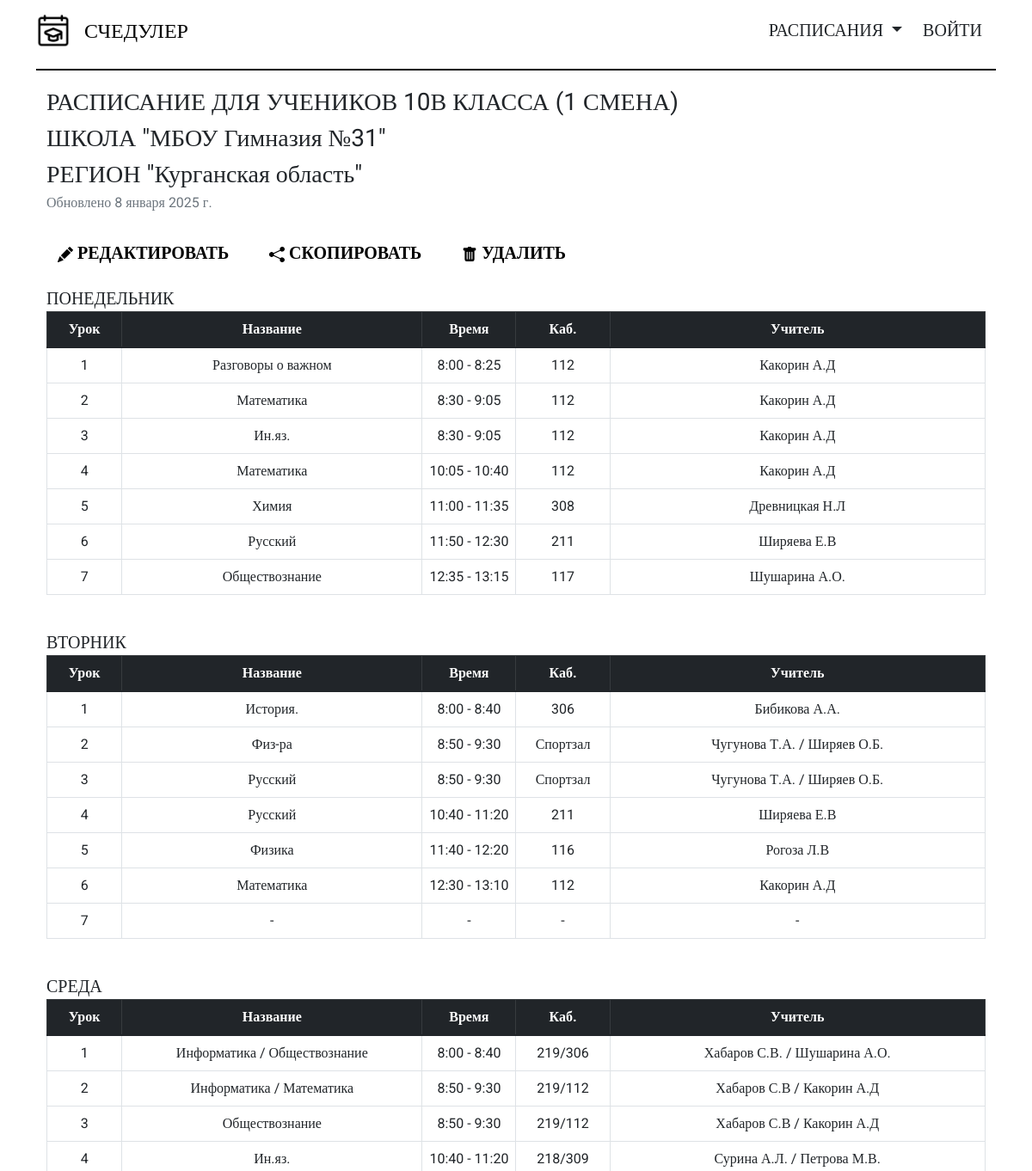
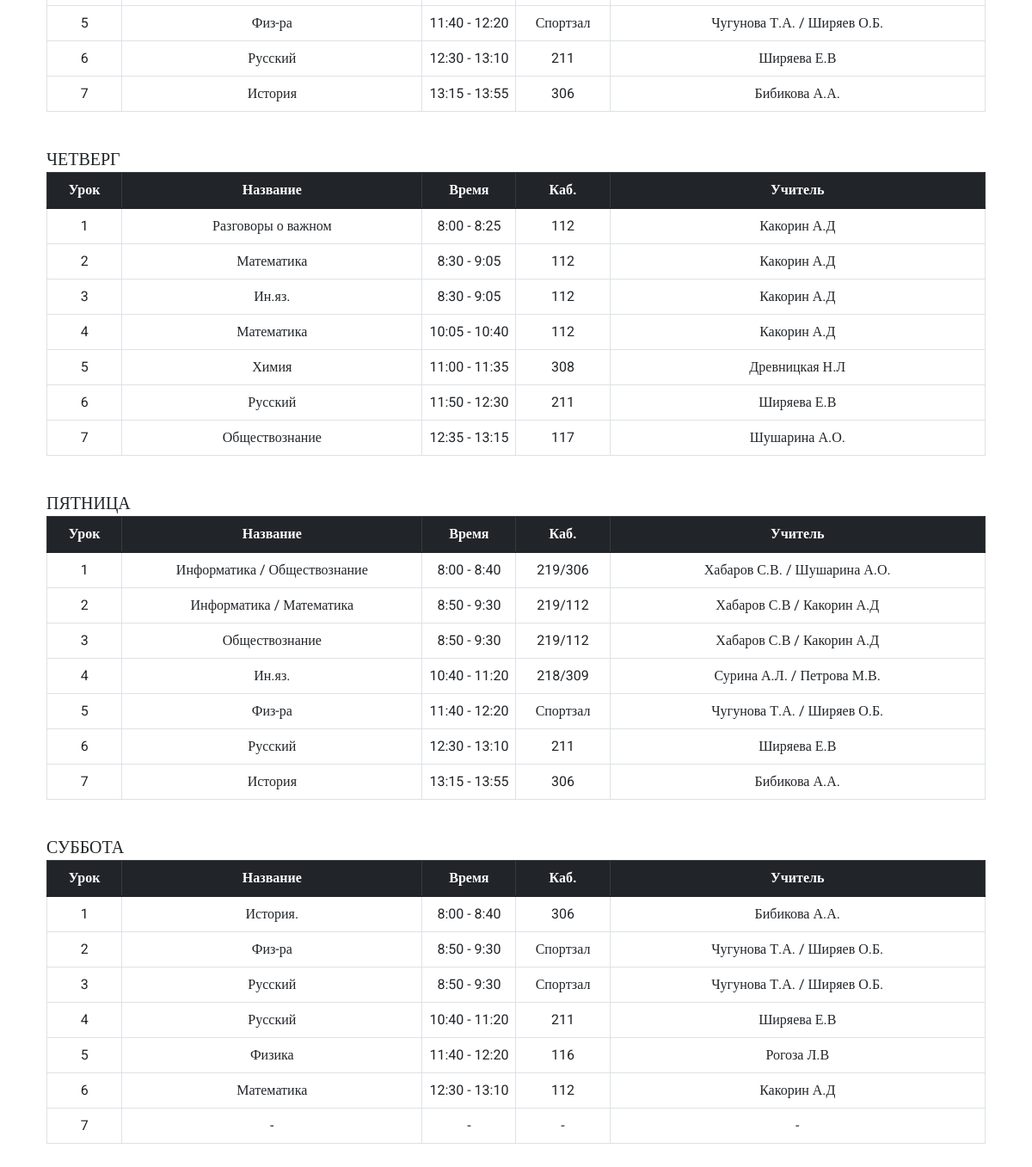
The app's page /schedules/detail/c3f62d10194040c2995b4d6abfa511b0 with its own data (2 pictures, top to bottom).
### schedules/models.py (models this page shows, shortened)
class Schedule(models.Model):
    id = models.UUIDField(default=uuid4, unique=True, primary_key=True)
    creator = models.ForeignKey(User, on_delete=models.CASCADE)
    created = models.DateField(auto_now_add=True)
    updated = models.DateField(auto_now=True)
    schedule = models.JSONField(default=dict)
    class_name = models.CharField(max_length=3)
    school_shift = models.CharField(max_length=100)
    school_name = models.CharField(max_length=100)
    region_name = models.CharField(max_length=100)

### schedules/views.py (the view)
# urls.py: path('detail/<str:pk>', detail_view, name='detail'),
def detail_view(request, pk):
    schedule = Schedule.objects.get(pk=pk)
    if "delete_submit" in request.POST:
        schedule.delete()
        return render(request, 'schedules/delete_success.html')
    context = {
        "updated": schedule.updated,
        "class_name": schedule.class_name,
        "school_shift": schedule.school_shift,
        "school_name": schedule.school_name,
        "region_name": schedule.region_name,
        "schedule": schedule.schedule,
        "schedule_pk": pk,
    }
    return render(request, 'schedules/detail.html', context=context)

### schedules/templates/schedules/detail.html (shortened to what this page needs)
{% extends 'base/base.html' %}
{% load static %}
{% block content %}
<div class="container">
    <div class="row justify-content-center">
        <div class="col-12">
            <div class="fs-3 mt-3 text-dark text-start">
                РАСПИСАНИЕ ДЛЯ УЧЕНИКОВ {{class_name}} КЛАССА ({{school_shift}} СМЕНА)
                <br>
                ШКОЛА "{{school_name}}"
                <br>
                РЕГИОН "{{region_name}}"
            </div>
            <div class="fs-6 mb-4 text-dark text-start text-muted bold">Обновлено {{ updated }}</div>
            <div class="fs-5 my-3 text-dark text-start">
                <a href="{% url 'schedules:edit' schedule_pk %}" class="btn text-decoration-none text-black fw-bold fs-5 me-3">
                    РЕДАКТИРОВАТЬ
                </a>
                <button type="submit" class="btn text-black fw-bold fs-5 me-3" id="copyButton" data-bs-toggle="modal" data-bs-target="#shareModal">
                    <svg xmlns="http://www.w3.org/2000/svg" width="18" height="18" fill="currentColor" class="bi bi-share-fill" viewBox="0 0 16 16">
                        <path d="M11 2.5a2.5 2.5 0 1 1 .603 1.628l-6.718 3.12a2.5 2.5 0 0 1 0 1.504l6.718 3.12a2.5 2.5 0 1 1-.488.876l-6.718-3.12a2.5 2.5 0 1 1 0-3.256l6.718-3.12A2.5 2.5 0 0 1 11 2.5"/>
                    </svg>
                    СКОПИРОВАТЬ
                </button>
                <button type="button" name="delete-submit" class="btn text-black fw-bold fs-5" data-bs-toggle="modal" data-bs-target="#deleteModal">
                    УДАЛИТЬ
                </button>
            </div>
            {% for weekday, lessons in schedule.items %}
            <div class="fs-5 text-dark text-start">{{weekday}}</div>
            <div class="table-responsive mb-4">
                <table class="table table-bordered table-hover text-center">
                    <thead class="table-dark">
                        <tr>
                            <th style="width: 8%">Урок</th>
                            <th style="width: 32%">Название</th>
                            <th style="width: 10%">Время</th>
                            <th style="width: 10%">Каб.</th>
                            <th style="width: 40%">Учитель</th>
                        </tr>
                    </thead>
                    <tbody>
                    {% for lesson in lessons %}
                        <tr>
                            <td style="white-space: nowrap">{{forloop.counter}}</td>
                            <td style="white-space: nowrap">{{lesson.0}}</td>
                            <td style="white-space: nowrap">{{lesson.1}}</td>
                            <td style="white-space: nowrap">{{lesson.2}}</td>
                            <td style="white-space: nowrap">{{lesson.3}}</td>
                        </tr>
                    {% endfor %}
                    </tbody>
                </table>
            </div>
            {% endfor %}
        </div>
    </div>
</div>
{% endblock content%}

### base/templates/base/base.html (shortened to what this page needs)
<!DOCTYPE html>
{% load static %}
<html lang="ru">
    <head>
        <link href="https://cdn.jsdelivr.net/npm/bootstrap@5.1.3/dist/css/bootstrap.min.css" rel="stylesheet">
    </head>
    <body style="font-family: Roboto; font-weight: 400">
        <div class="container fluid mb-4">
            <header class="d-flex flex-wrap justify-content-center pt-3 pb-2 me-3">
                <a href="/" class="d-flex align-items-center mb-3 me-lg-auto link-body-emphasis text-decoration-none">
                    <img src="{% static 'logo.png' %}" class="me-3" width="40" height="40">
                    <span class="fs-4 text-black me-4" style="font-weight: 500">СЧЕДУЛЕР</span>
                </a>
                <ul class="nav nav-pills">
                    <li class="nav-item dropdown mt-1">
                        <a class="nav-link dropdown-toggle text-dark text-decoration-none me-4 fs-5 p-0"
                           style="font-weight: 500" role="button" data-bs-toggle="dropdown" data-bs-theme="dark" aria-expanded="false">
                            РАСПИСАНИЯ
                        </a>
                    </li>
                    {% if request.user.is_authenticated %}
                    <li class="nav-item mt-1">
                        <a href="{% url 'accounts:logout' %}" class="text-dark text-decoration-none fs-5"
                           style="font-weight: 500">ВЫХОД
                        </a>
                    </li>
                    {% else %}
                    <li class="nav-item mt-1">
                        <a href="{% url 'accounts:login' %}"
                           class="text-dark text-decoration-none fs-5" style="font-weight: 500">ВОЙТИ
                        </a>
                    </li>
                    {% endif %}
                </ul>
            </header>
            <div style="border: 1px solid #000"></div>
            <div class="main mb-5 position-relative">
                {% block content %}{% endblock content %}
            </div>
        </div>
    </body>
</html>

### records on screen
Schedule: class_name "10В", school_name "МБОУ Гимназия №31", region_name "Курганская область", updated "8 января 2025 г."

### other values on screen
{{ school_shift }} "1"
{{ weekday }} "ПОНЕДЕЛЬНИК" "ВТОРНИК" "СРЕДА" "ЧЕТВЕРГ" "ПЯТНИЦА" "СУББОТА"
{{ lesson.0 }} "Разговоры о важном" "Математика" "Ин.яз." "Математика" "Химия" "Русский" "Обществознание" "История." "Физ-ра" "Русский" "Русский" "Физика" "Математика" "-" "Информатика / Обществознание" "Информатика / Математика" "Обществознание" "Ин.яз." "Физ-ра" "Русский" "История" "Разговоры о важном" "Математика" "Ин.яз." "Математика" "Химия" "Русский" "Обществознание" "Информатика / Обществознание" "Информатика / Математика" "Обществознание" "Ин.яз." "Физ-ра" "Русский" "История" "История." "Физ-ра" "Русский" "Русский" "Физика" "Математика" "-"
{{ lesson.1 }} "8:00 - 8:25" "8:30 - 9:05" "8:30 - 9:05" "10:05 - 10:40" "11:00 - 11:35" "11:50 - 12:30" "12:35 - 13:15" "8:00 - 8:40" "8:50 - 9:30" "8:50 - 9:30" "10:40 - 11:20" "11:40 - 12:20" "12:30 - 13:10" "-" "8:00 - 8:40" "8:50 - 9:30" "8:50 - 9:30" "10:40 - 11:20" "11:40 - 12:20" "12:30 - 13:10" "13:15 - 13:55" "8:00 - 8:25" "8:30 - 9:05" "8:30 - 9:05" "10:05 - 10:40" "11:00 - 11:35" "11:50 - 12:30" "12:35 - 13:15" "8:00 - 8:40" "8:50 - 9:30" "8:50 - 9:30" "10:40 - 11:20" "11:40 - 12:20" "12:30 - 13:10" "13:15 - 13:55" "8:00 - 8:40" "8:50 - 9:30" "8:50 - 9:30" "10:40 - 11:20" "11:40 - 12:20" "12:30 - 13:10" "-"
{{ lesson.2 }} "112" "112" "112" "112" "308" "211" "117" "306" "Спортзал" "Спортзал" "211" "116" "112" "-" "219/306" "219/112" "219/112" "218/309" "Спортзал" "211" "306" "112" "112" "112" "112" "308" "211" "117" "219/306" "219/112" "219/112" "218/309" "Спортзал" "211" "306" "306" "Спортзал" "Спортзал" "211" "116" "112" "-"
{{ lesson.3 }} "Какорин А.Д" "Какорин А.Д" "Какорин А.Д" "Какорин А.Д" "Древницкая Н.Л" "Ширяева Е.В" "Шушарина А.О." "Бибикова А.А." "Чугунова Т.А. / Ширяев О.Б." "Чугунова Т.А. / Ширяев О.Б." "Ширяева Е.В" "Рогоза Л.В" "Какорин А.Д" "-" "Хабаров С.В. / Шушарина А.О." "Хабаров С.В / Какорин А.Д" "Хабаров С.В / Какорин А.Д" "Сурина А.Л. / Петрова М.В." "Чугунова Т.А. / Ширяев О.Б." "Ширяева Е.В" "Бибикова А.А." "Какорин А.Д" "Какорин А.Д" "Какорин А.Д" "Какорин А.Д" "Древницкая Н.Л" "Ширяева Е.В" "Шушарина А.О." "Хабаров С.В. / Шушарина А.О." "Хабаров С.В / Какорин А.Д" "Хабаров С.В / Какорин А.Д" "Сурина А.Л. / Петрова М.В." "Чугунова Т.А. / Ширяев О.Б." "Ширяева Е.В" "Бибикова А.А." "Бибикова А.А." "Чугунова Т.А. / Ширяев О.Б." "Чугунова Т.А. / Ширяев О.Б." "Ширяева Е.В" "Рогоза Л.В" "Какорин А.Д" "-"
